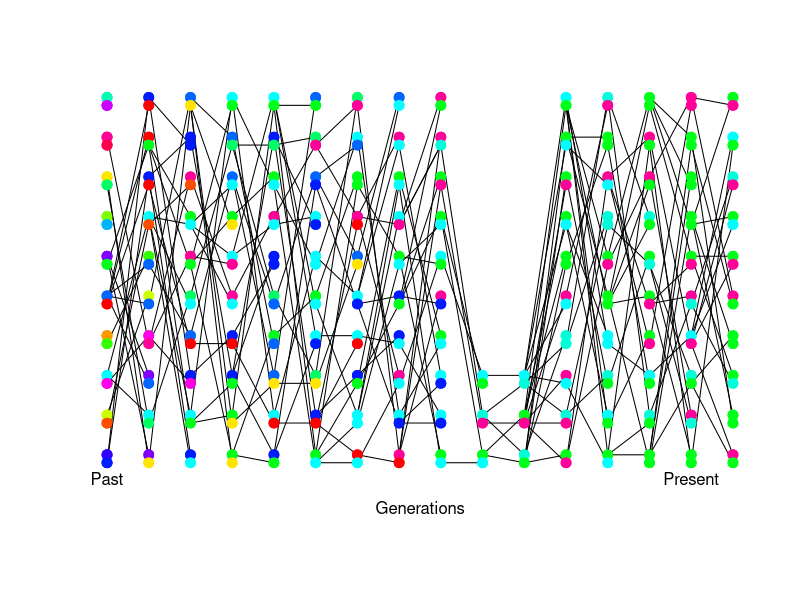
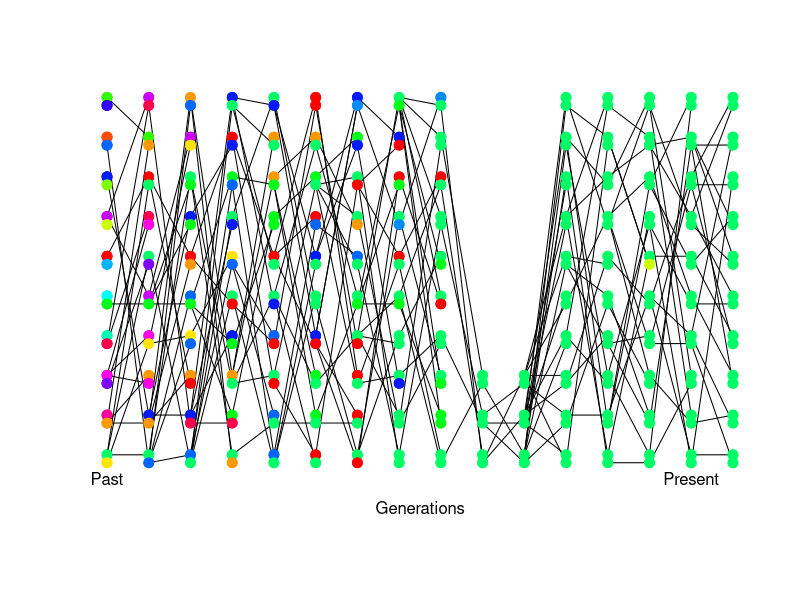
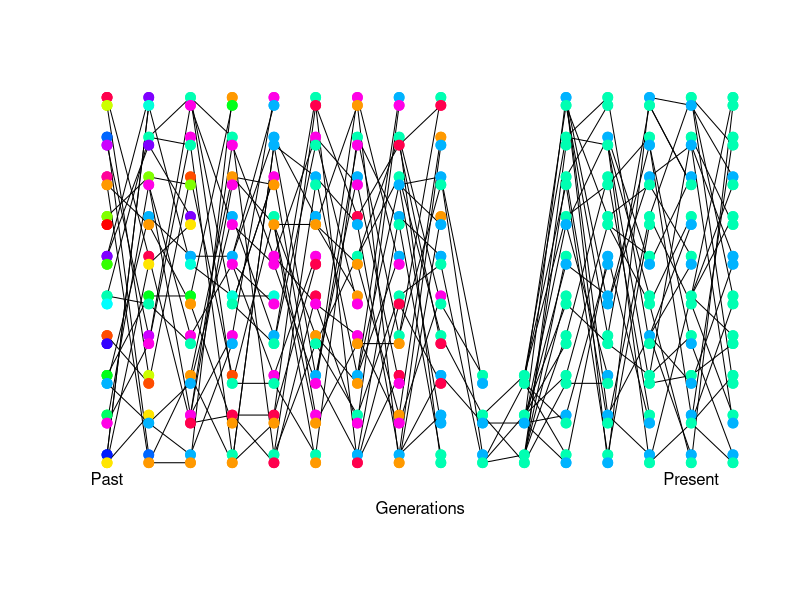
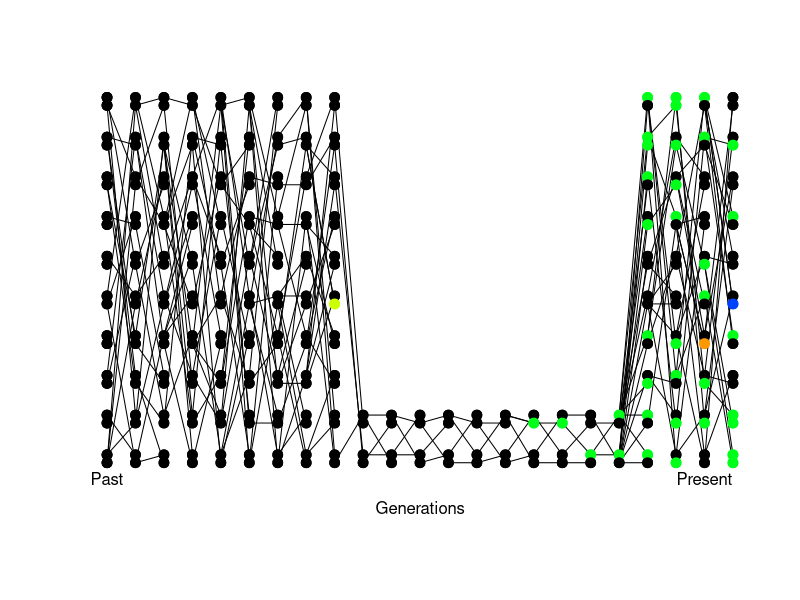
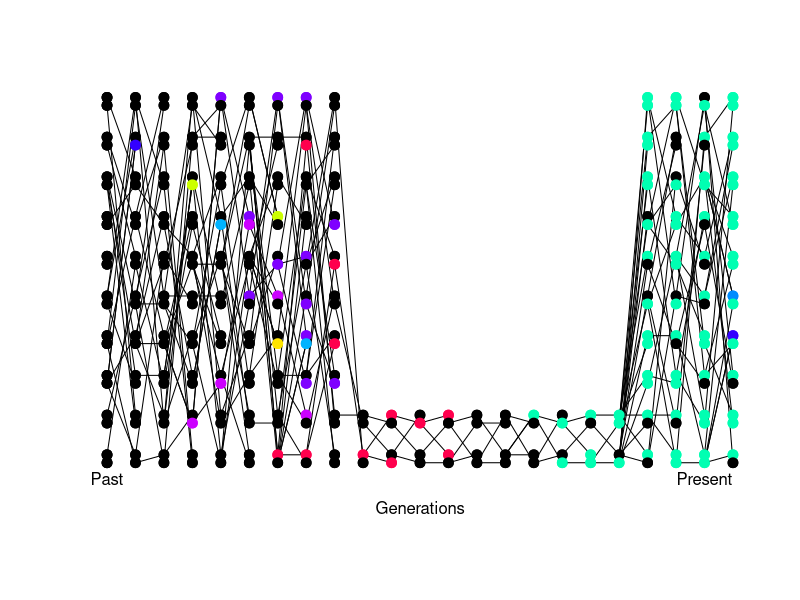
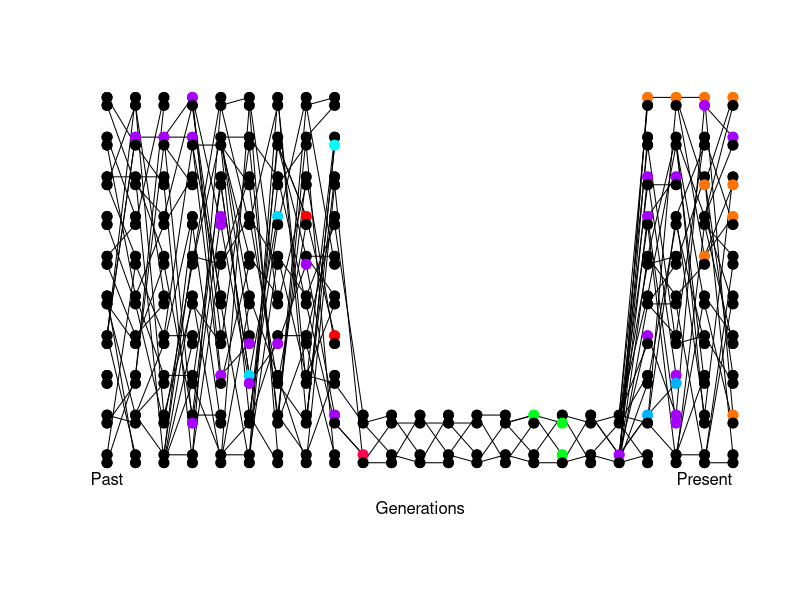
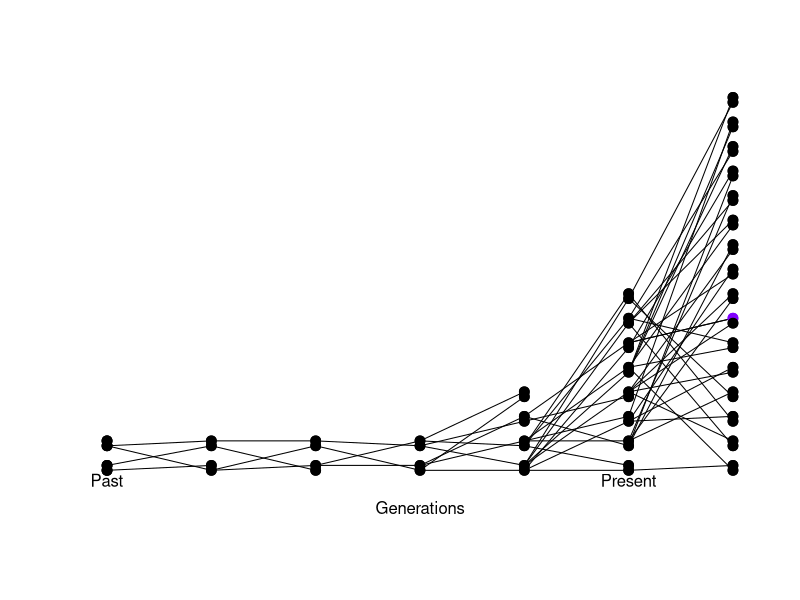
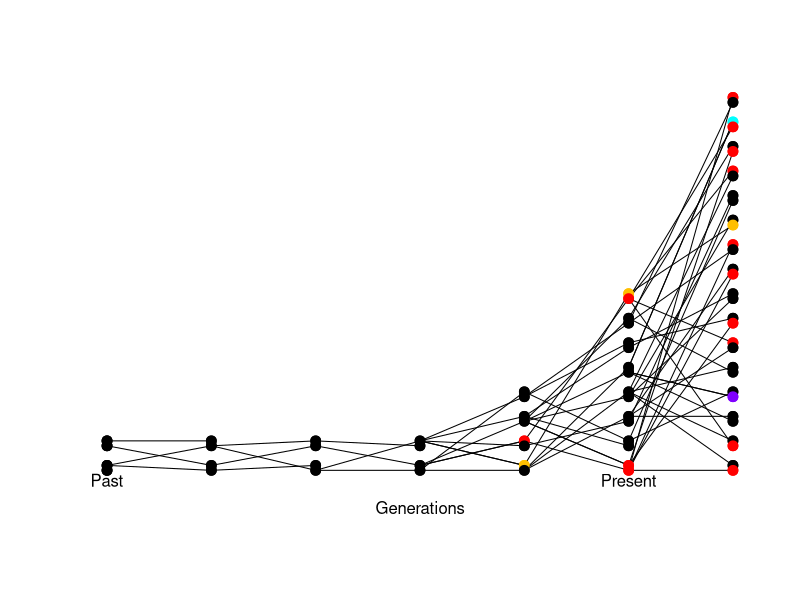

The R script that drew these images, in order:
## ---- chunk 1

## ---- chunk 2
#install.packages("plotrix")
library(plotrix)
## ---- chunk 3
simulate.pop<-function(N.vec=rep(5,30), const.RS=TRUE,  mutation= TRUE, mut.rate=  0.1, for.class= TRUE, initial.state="all.black",plot.freqs=FALSE,mult.pop=FALSE,pops=FALSE){
   #  c(rep(10,5),rep(3,2),rep(10,5),rep(3,2),rep(10,5))  #
	stopifnot(initial.state %in% c("all.black","all.diff","two.alleles","single.mut") )

	if(plot.freqs){ layout(c(1,2)); par(mar=c(1,2,0,1))}
	if(for.class){
		line.lwd<-1
		line.col<-"black"
		mut.line.lwd<-1
		mut.line.col<-"black"
	
	}else{
		line.lwd<-0.5
		line.col<-"grey"
		mut.line.lwd<-1
		mut.line.col<-"grey"
	}

	num.gens<- length(N.vec)-1	

	if(!mult.pop){
		ind.pop.par<-matrix(1,nrow=max(N.vec),ncol=num.gens+1)
		ind.pop<-matrix(1,nrow=max(N.vec),ncol=num.gens+1)
	}else{
			ind.pop.par<-pops[["ind.pop.par"]]
			ind.pop<-pops[["ind.pop"]]
	}
	
	num.gens<- length(N.vec)-1
	offset<-0.1
	plot(c(1,num.gens),c(0.5,max(N.vec))+c(-offset,offset),type="n",axes=FALSE,xlab="",ylab="")
	mtext(side=1,line=0,"Generations")
	 text(1,0.5,"Past")
	 text(num.gens-1,0.5,"Present")
	 
	 track.cols<- list()
	N <-N.vec[1]
	 if(initial.state=="all.black") my.cols<-rep("black",2*N)  #sample(rainbow(2*N))
	 if(initial.state=="all.diff") my.cols<-sample(rainbow(2*N))
	 if(initial.state=="two.alleles")  my.cols<-  rep(c("blue","red"),N)
	 if(initial.state=="single.mut")  my.cols<-  c("red",rep("blue",2*N-1))
	 stopifnot((2*N)==length(my.cols))
	
	 track.cols[[1]]<-my.cols
	points(rep(1,N),1:N+offset, pch=19,cex=1.3,col=my.cols[(1:N)*2])
	 points(rep(1,N),1:N-offset, pch=19,cex=1.3,col=my.cols[(1:N)*2-1])
	
	for(i in 1:num.gens){
			
		N.new<-N.vec[i+1]
		N.old<-N.vec[i]
		points(rep(i,N.old),1:N.old+offset, pch=19,cex=1.3,col=my.cols[(1:N.old)*2])
		points(rep(i,N.old),1:N.old-offset, pch=19,cex=1.3,col=my.cols[(1:N.old)*2-1])

		 new.cols<-rep("black",2*N.new)
		
		if(const.RS){ 
			repro.success<-rep(1/N.old,N.old)
		}else{
			repro.success<-sample(c(rep(0.5/(N.old),N.old-2),c(0.25,0.25)),replace=FALSE)
			}
	
		 for(ind in 1:N.new){

				this.pop.par <- ind.pop.par[ind,i+1]
				available.pars <- (1:N.old)[which(ind.pop[1:N.old,i] == this.pop.par)]
				par<-sample(available.pars,2,replace=FALSE,prob=repro.success[which(ind.pop[1:N.old,i] == this.pop.par)])
		
				which.allele.1<-sample(c(-1,1),1)
				if(i != num.gens){ lines(c(i,i+1), c(par[1]+which.allele.1*offset,ind-offset),col=line.col,lwd=line.lwd)}
				new.cols[2*ind-1]<- my.cols[2*par[1] +ifelse(which.allele.1==1,0,-1)]
		
				which.allele.2<-sample(c(-1,1),1)
				if(i != num.gens){ lines(c(i,i+1), c(par[2]+which.allele.2*offset,ind+offset),col=line.col,lwd=line.lwd)}
				new.cols[2*ind]<- my.cols[2*par[2] +ifelse(which.allele.2==1,0,-1)]
		
				if(mutation){
					if(runif(1)<mut.rate){ 
							new.cols[2*ind-1]<- sample(rainbow(4*N),1)
							if(i != num.gens){ lines(c(i,i+1), c(par[1]+which.allele.1*offset,ind-offset),col=mut.line.col,lwd=mut.line.lwd)}
		
						}
					if(runif(1)<mut.rate){ 
						new.cols[2*ind]<- sample(rainbow(4*N),1)
						if(i != num.gens){ lines(c(i,i+1), c(par[2]+which.allele.2*offset,ind+offset),col=mut.line.col,lwd=mut.line.lwd)}
				} 
				
			}
		}	
		##redraw points to cover lines		 
		points(rep(i,N.old),1:N.old+offset, pch=19,cex=1.3,col=my.cols[(1:N.old)*2])
		points(rep(i,N.old),1:N.old-offset, pch=19,cex=1.3,col=my.cols[(1:N.old)*2-1])

		 my.cols<-new.cols
		 track.cols[[i+1]]<-my.cols
		if(!const.RS) sapply(which(repro.success>1/N.old), function(ind){ draw.circle(x=i,y=ind,radius=0.2,nv=100,border=NULL,col=NA,lty=1,lwd=1)})
	}
#	recover()
	if(plot.freqs){
		plot(c(1,num.gens),c(0,1),type="n",axes=FALSE,xlab="",ylab="")
		all.my.cols<-unique(unlist(track.cols))
		
		if(!mult.pop){ 
			my.col.freqs<-sapply(track.cols,function(my.gen){sapply(all.my.cols,function(my.col){sum(my.gen==my.col)})})

			sapply(all.my.cols,function(col.name){lines(my.col.freqs[col.name,]/(2*N.vec),col=col.name,lwd=2)});
			}else{
			
			for(pop in 1:max(ind.pop)){
				my.col.freqs<-sapply(1:num.gens, function(gen){
	#			recover()
					my.gen<-track.cols[[gen]]
					if(all(ind.pop.par[ind.pop[,gen]==pop,gen]==0)) return(rep(NA,length(all.my.cols)))  #if pop doesn't exist in this gen.
				
					these.inds<-which(ind.pop[,gen]==pop)
					my.gen<-c(my.gen[these.inds*2],my.gen[these.inds*2-1])
					sapply(all.my.cols,function(my.col){
						sum(my.gen==my.col)
					})})
				rownames(my.col.freqs)<-		all.my.cols
				sapply(all.my.cols[-length(all.my.cols)],function(col.name){lines(my.col.freqs[col.name,]/(2*5),col=col.name,lwd=2,lty=pop)});	
			}
			}
		
		axis(2)
	}
}

## ---- chunk 4
#Bottleneck: population decreases to a few individuals for a period of time

#Single bottleneck:
single.crash<- c(rep(10,9),rep(3,2),rep(10,6))

#simulate a bottleneck with no mutations
simulate.pop(N.vec=single.crash, const.RS=TRUE,  mutation= TRUE, mut.rate = 0.01, for.class= TRUE, initial.state="all.diff")
simulate.pop(N.vec=single.crash, const.RS=TRUE,  mutation= TRUE, mut.rate = 0.01, for.class= TRUE, initial.state="all.diff")
simulate.pop(N.vec=single.crash, const.RS=TRUE,  mutation= TRUE, mut.rate = 0.01, for.class= TRUE, initial.state="all.diff")

#What happens to diversity?
## ---- chunk 5
single.crash<- c(rep(10,9),rep(2,10),rep(10,5)) 
simulate.pop(N.vec=single.crash, const.RS=TRUE,  mutation=TRUE, mut.rate = 0.01, for.class= TRUE, initial.state="all.black")
simulate.pop(N.vec=single.crash, const.RS=TRUE,  mutation=TRUE, mut.rate = 0.05, for.class= TRUE, initial.state="all.black")
simulate.pop(N.vec=single.crash, const.RS=TRUE,  mutation=TRUE, mut.rate = 0.05, for.class= TRUE, initial.state="all.black")
#generally, should see more rare alleles in the population (negative Tajima's D)
## ---- chunk 6
pop.growth<- c(rep(2,3),2^c(1:4,4))
simulate.pop(N.vec=pop.growth, const.RS=TRUE,  mutation= TRUE, mut.rate=  0.05, for.class= TRUE, initial.state="all.black")
simulate.pop(N.vec=pop.growth, const.RS=TRUE,  mutation= TRUE, mut.rate=  0.05, for.class= TRUE, initial.state="all.black")
simulate.pop(N.vec=pop.growth, const.RS=TRUE,  mutation= TRUE, mut.rate=  0.05, for.class= TRUE, initial.state="all.black")
#should see more rare variants in the population following expansion, similar to a strong bottleneck.
